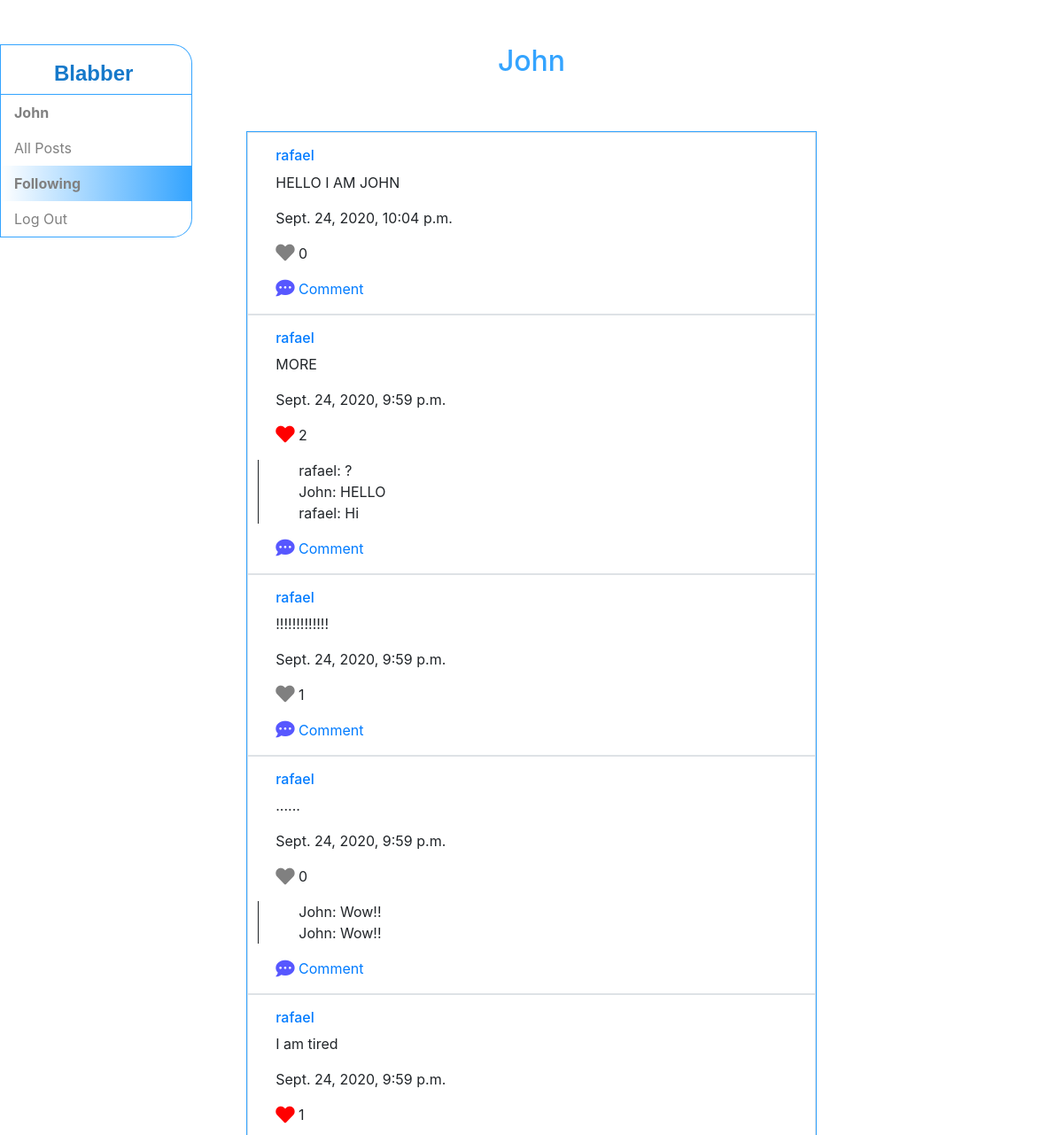
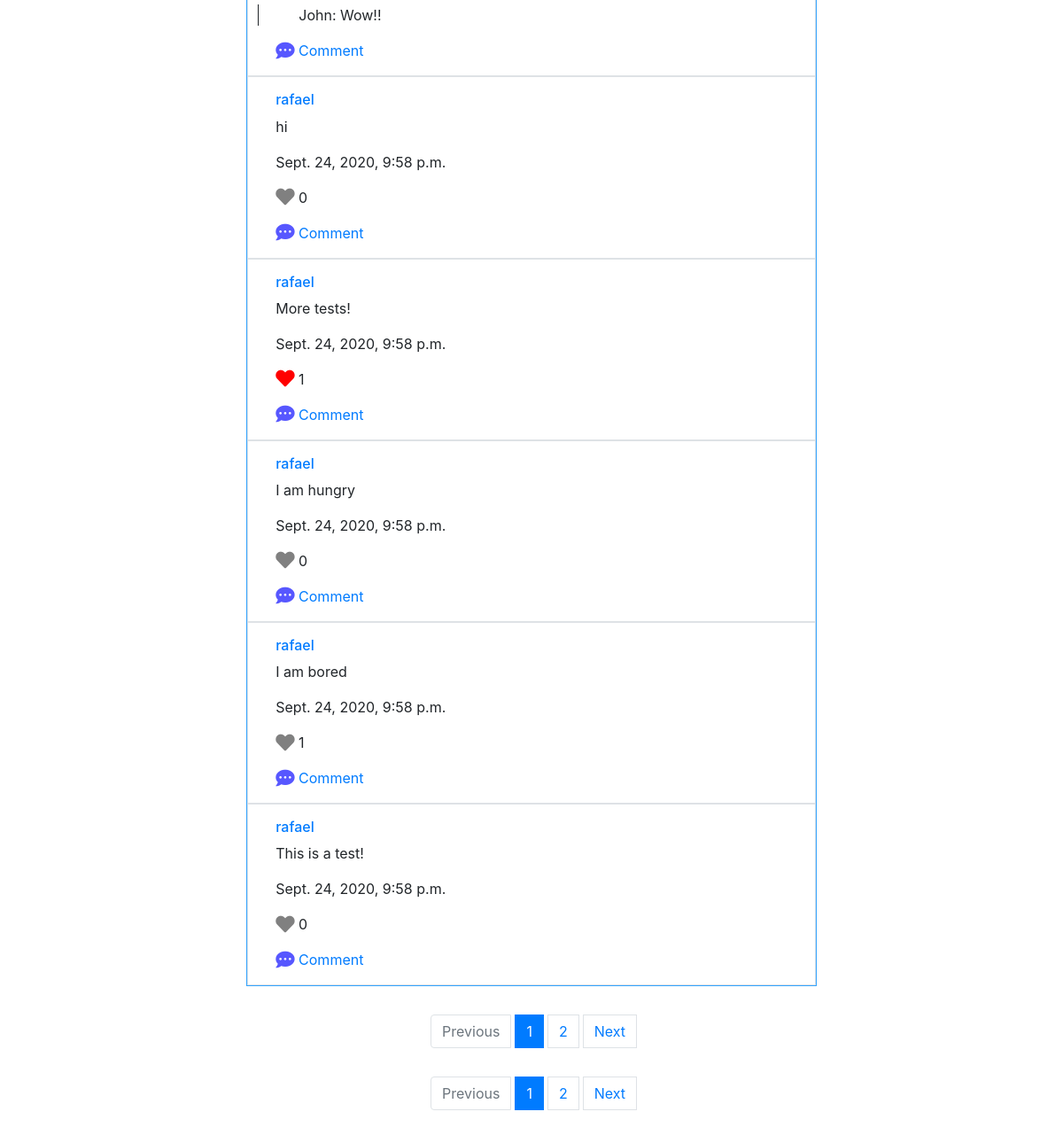
The page /following (signed in) on the database its author committed (2 pictures, top to bottom).
### network/models.py (models this page shows, shortened)
class User(AbstractUser):
    pass

class Post(models.Model):
    user = models.ForeignKey(User, on_delete = models.CASCADE, related_name="post_user")
    text = models.TextField()
    time = models.DateTimeField(auto_now_add=True)
    likes = models.ForeignKey(Like, null=True, blank=True, on_delete = models.CASCADE, related_name="post_likes")
    comments = models.ManyToManyField(Comment, blank=True, related_name="post_comments")

class Like(models.Model):
    users = models.ManyToManyField(User, related_name="like_users")
    num = models.PositiveIntegerField(default=0)

class Comment(models.Model):
    user = models.ForeignKey(User, blank=True, on_delete = models.CASCADE, related_name="comment_user")
    comment = models.TextField()

### network/views.py (the view, shortened to what this page needs)
# urls.py: path("following", views.following, name="following"),
@login_required(redirect_field_name='following', login_url='/login')
def following(request):
    try:
        f = Following.objects.get(user=request.user)
    except Following.DoesNotExist:
        nf = Following(user=request.user)
        nf.save()
    if request.method == 'GET':
        uf = Following.objects.filter(user=request.user).values_list('following', flat=True)
        all_posts = Post.objects.filter(user__id__in=uf).order_by('-time')
        page = request.GET.get('page', 1)
        paginator = Paginator(all_posts, 10)
        try:
            posts = paginator.page(page)
        except PageNotAnInteger:
            posts = paginator.page(1)
        except EmptyPage:
            posts = paginator.page(paginator.num_pages)
        comment_form = CommentForm(initial={'user': request.user})
        return render(request, 'network/following.html', {'posts': posts, 'comment_form': comment_form})

### network/templates/network/following.html (shortened to what this page needs)
{% extends "network/layout.html" %}
{% load static %}
{% block body %}
    {% if user.is_authenticated %}
        <h2>{{ user.username }}</h2>
        <div id="posts">
            {% for post in posts %}
                <div class='row border mx-auto p-3' id="post">
                    <div class="col-sm-12">
                        <h6><a href="{% url 'profile' post.user.id %}">{{ post.user }}</a></h6>
                        <p>{{ post.text }}</p>
                        <p id="time">{{ post.time }}</p>
                        <p>
                            {% if request.user in post.likes.users.all %}
                                <a href="">
                                    <i class="fas fa-heart fa-lg" name="heart" id="{{ post.id }}" style="color:red;"></i>
                                </a>
                            {% else %}
                                <a href="">
                                    <i class="fas fa-heart fa-lg" name="heart" id="{{ post.id }}" style="color:gray;"></i>
                                </a>
                            {% endif %}
                            <span class="num-like" id="{{ post.id }}">{{ post.likes.num }}</span>
                        </p>
                        <ul id="comments">
                            {% for c in post.comments.all %}
                                <li>{{ c.user }}: {{ c.comment }}</li>
                            {% endfor %}
                        </ul>
                        <a href="" class="comment" id="{{ post.id }}"><i class="fas fa-comment-dots fa-lg" style="color:rgb(87, 87, 255);"></i> Comment</a>
                    </div>
                </div>
            {% endfor %}
        </div>
        <div class='row justify-content-center mx-auto p-3' id='pages'></div>
        {% if posts.has_other_pages %}
            <nav aria-label="...">
                <ul class="pagination justify-content-center">
                    {% if posts.has_previous %}
                        <li><a class="page-link" href="?page={{ posts.previous_page_number }}" tabindex="-1" aria-disabled="true">Previous</a></li>
                    {% else %}
                        <li class="page-item disabled"><span class="page-link">Previous</span></li>
                    {% endif %}
                    {% for i in posts.paginator.page_range %}
                        {% if posts.number == i %}
                            <li class="page-item active" aria-current="page">
                                <span class="page-link">
                                    {{ i }}
                                </span>
                            </li>
                        {% else %}
                            <li><a href="?page={{ i }}"><span class="page-link">{{ i }}</span></a></li>
                        {% endif %}
                    {% endfor %}
                    {% if posts.has_next %}
                        <li><a class="page-link" href="?page={{ posts.next_page_number }}">Next</a></li>
                    {% else %}
                        <li class="page-item disabled"><span class="page-link" tabindex="-1" aria-disabled="true">Next</span></li>
                    {% endif %}
                </ul>
            </nav>
        {% endif %}
    </div>
    <div class='row justify-content-center mx-auto p-3' id='pages'>
        {% if posts.has_other_pages %}
            <nav aria-label="...">
                <ul class="pagination justify-content-center">
                    {% if posts.has_previous %}
                        <li><a class="page-link" href="?page={{ posts.previous_page_number }}" tabindex="-1" aria-disabled="true">Previous</a></li>
                    {% else %}
                        <li class="page-item disabled"><span class="page-link">Previous</span></li>
                    {% endif %}
                    {% for i in posts.paginator.page_range %}
                        {% if posts.number == i %}
                            <li class="page-item active" aria-current="page">
                                <span class="page-link">
                                    {{ i }}
                                </span>
                            </li>
                        {% else %}
                            <li><a href="?page={{ i }}"><span class="page-link">{{ i }}</span></a></li>
                        {% endif %}
                    {% endfor %}
                    {% if posts.has_next %}
                        <li><a class="page-link" href="?page={{ posts.next_page_number }}">Next</a></li>
                    {% else %}
                        <li class="page-item disabled"><span class="page-link" tabindex="-1" aria-disabled="true">Next</span></li>
                    {% endif %}
                </ul>
            </nav>
        {% endif %}
    </div>
    {% endif %}
{% endblock %}

### network/templates/network/layout.html (shortened to what this page needs)
{% load static %}
<!DOCTYPE html>
<html lang="en">
    <head>
        <link rel="stylesheet" href="https://stackpath.bootstrapcdn.com/bootstrap/4.4.1/css/bootstrap.min.css">
        <link href="{% static 'network/styles.css' %}" rel="stylesheet">
        <link rel="stylesheet" href="https://use.fontawesome.com/releases/v5.14.0/css/solid.css">
        <link rel="stylesheet" href="https://use.fontawesome.com/releases/v5.14.0/css/fontawesome.css">
    </head>
    <body>
        <div class="bd-sidebar border-bottom-0" id="sidebar-wrapper ">
            <nav class ="position-fixed"id="navbar_items">
            <a id="website_title"href="#">Blabber</a>
              <ul class="navbar-nav mr-auto">
                {% if user.is_authenticated %}
                    <li id="username_link" class="nav-item">
                        <a class="nav-link" href="#"><strong>{{ user.username }}</strong></a>
                    </li>
                     <li class="nav-item" id="all_posts_block">
                  <a class="nav-link" id="all_posts_link"href="{% url 'index' %}">All Posts</a>
                </li>
                    <li class="nav-item" id="following_block">
                        <a class="nav-link" id="following_link" href="{% url 'following' %}">Following</a>
                    </li>
                    <li class="nav-item" id="logout_link">
                        <a class="nav-link" href="{% url 'logout' %}">Log Out</a>
                    </li>
                {% endif %}
              </ul>
            </nav>
          </div>
        <div class="container-fluid">
            {% block body %}
            {% endblock %}
    </body>
</html>

### network/static/network/styles.css (style rules this page uses)
#website_title { color: rgb(22, 121, 202); text-align: right; margin-left: 60px; font-weight: bold; font-family: Impact, Haettenschweiler, 'Arial Narrow Bold', sans-serif; font-size: x-large; }
#navbar_items { background-color: white; border-top-right-radius: 10%; border-bottom-right-radius: 10%; padding-top: 14px; border:1px solid rgb(52, 164, 255); margin-left: 0; }
.nav-link { color:grey; width: 200px; padding-left: 10px; margin-left:10px; }
li { padding-left: 5px; }
#logout_link { border-bottom-right-radius: 15px; }
#username_link { border-top: 1px solid rgb(52, 164, 255); margin-top: 5px; }
h2 { color: rgb(52, 164, 255); margin-top: 50px; margin-bottom: 60px; text-align: center; }
#posts { background-color: white; max-width: 55%; margin-left: auto; margin-right: auto; border: 1px solid rgb(52, 164, 255); }
#comments { max-width: 500px; list-style-type: none; margin-left: -20px; border-left: 1px solid; }

### rows shown on the page
User: username "John"
Post: user "rafael", text "HELLO I AM JOHN", time "Sept. 24, 2020, 10:04 p.m.", likes.num "0"
Post: user "rafael", text "MORE", time "Sept. 24, 2020, 9:59 p.m.", likes.num "2"
Comment: user "rafael", comment "?"
Comment: user "John", comment "HELLO"
Comment: user "rafael", comment "Hi"
Post: user "rafael", text "!!!!!!!!!!!!!", time "Sept. 24, 2020, 9:59 p.m.", likes.num "1"
Post: user "rafael", text "......", time "Sept. 24, 2020, 9:59 p.m.", likes.num "0"
Comment: user "John", comment "Wow!!"
Comment: user "John", comment "Wow!!"
Post: user "rafael", text "I am tired", time "Sept. 24, 2020, 9:59 p.m.", likes.num "1"
Comment: user "John", comment "Wow!!"
Post: user "rafael", text "hi", time "Sept. 24, 2020, 9:58 p.m.", likes.num "0"
Post: user "rafael", text "More tests!", time "Sept. 24, 2020, 9:58 p.m.", likes.num "1"
Post: user "rafael", text "I am hungry", time "Sept. 24, 2020, 9:58 p.m.", likes.num "0"
Post: user "rafael", text "I am bored", time "Sept. 24, 2020, 9:58 p.m.", likes.num "1"
Post: user "rafael", text "This is a test!", time "Sept. 24, 2020, 9:58 p.m.", likes.num "0"

### other values the page prints
{{ i }} "1"
{{ i }} "2"
